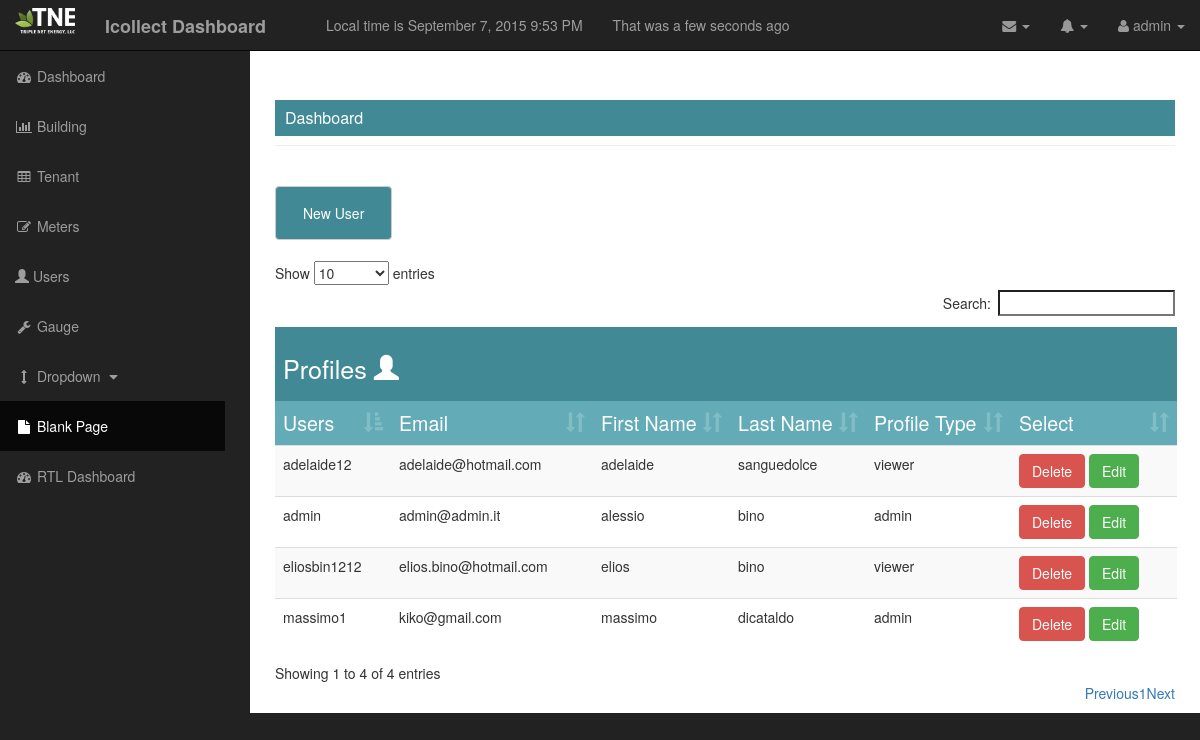
/dashboard/users (signed in), run on an earlier commit of the app's database.
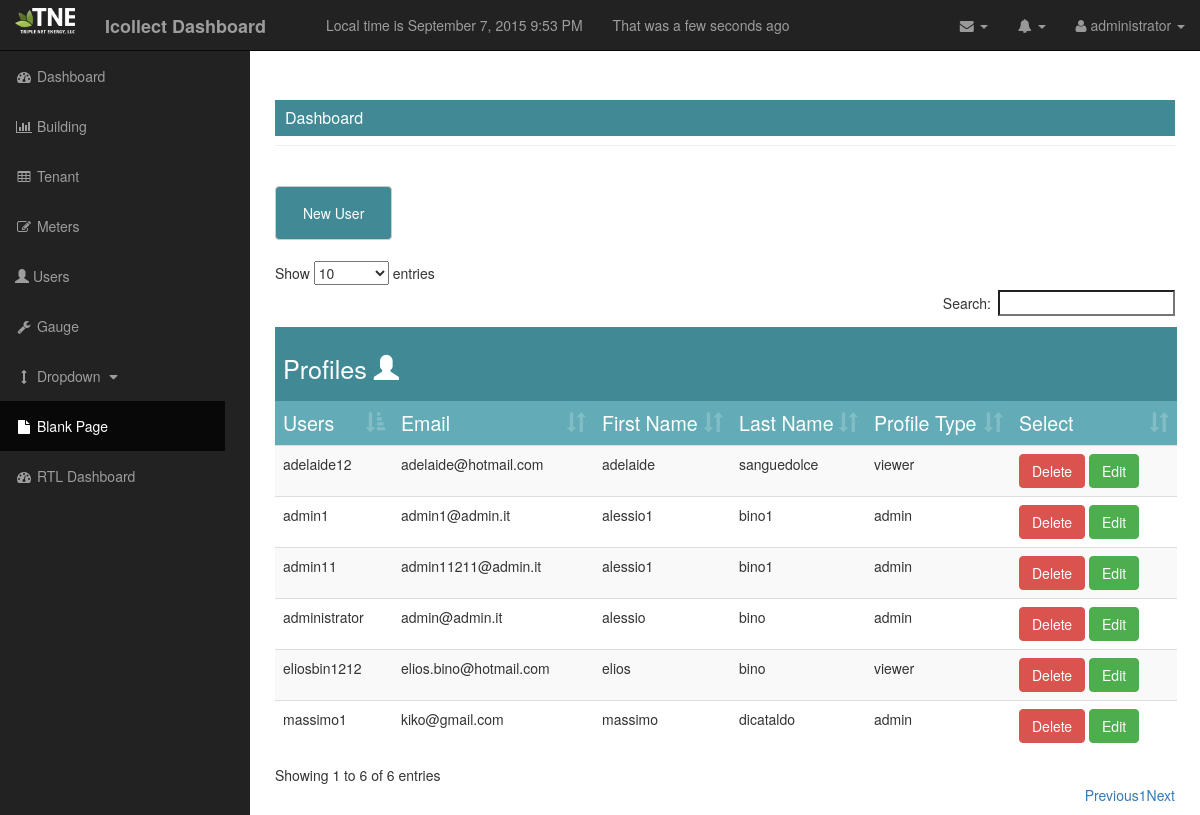
And on a later commit of the database.
### project/model_.py (models this page shows, shortened)
class user_(db.Model):
    __tablename__ = "user"
    id_user = db.Column(db.Integer, primary_key=True)
    user = db.Column(db.String, unique=True, nullable=False)
    password = db.Column(db.String, unique=True ,nullable=False)
    email = db.Column(db.String, unique=True, nullable=False)
    first_name = db.Column(db.String, nullable=False)
    last_name = db.Column(db.String, nullable=False)
    profile_type = db.Column(db.String)
    gauge_ch = db.relationship('gauge_', backref='poster')

### project/users/view.py (the view)
@users_for_blueprint.route('/dashboard/users')
@login_required
def user_page():
    users_site = db.session.query(user_).order_by(user_.id_user)
    return render_template('users.html', users=users_site, username=session['user'], current_time=datetime.utcnow())

### project/users/view.py (called while the page is built)
def login_required(test):
    @wraps(test)
    def wrap(*args, **kwargs):
        if 'logged_in' in session:
            return test(*args, **kwargs)
        else:
            flash('You need to login first.')
            return redirect(url_for('login_'))
    return wrap

### project/templates/users.html (shortened to what this page needs)
{% extends "base_.html" %}
{% block head %}
    {{ super() }}
{% endblock %}
{% block content %}
      <div id="page-wrapper">
           <div class="container-fluid">
                <div class="row">
                    <div class="page-tabs">
                        <div class="col-lg-12">
                            <ul class="nav nav-pills nav-user">
                                  <li type="button" class="btn btn-default" role="presentation"><a class="tab-extra" href="{{url_for('user.new_users')}}" aria-controls="new-user" role="tab">New User</a></li>
                            </ul>
                        </div>
                    </div>
                     <div class="col-lg-12">
                     </div>
                    <div class="col-lg-12">
                          <div class="tables">
                            <table id="tables-users" class="table table-striped table-hover">
                                <caption class="tables-users">
                                <h2>Profiles <i class="glyphicon glyphicon-user"></i>
                                </h2>
                                </caption>
                                <thead class="table-header">
                                    <tr>
                                        <td>Users</td>
                                        <td>Email</td>
                                        <td>First Name</td>
                                        <td>Last Name</td>
                                        <td>Profile Type</td>
                                        <td>Select</td>
                                    </tr>
                                </thead>
                                <tbody>
                                    {% for user in users %}
                                <tr>
                                        <td>{{user.user}}</td>
                                        <td>{{user.email}}</td>
                                        <td>{{user.first_name}}</td>
                                        <td>{{user.last_name}}</td>
                                        <td>{{user.profile_type}}</td>
                                        <div class="btn-group-lg">
                                        <td width="150px"><a type="button" class="btn btn-danger btn-user-dng" href="{{ url_for('user.delete_users', usersdel=user.user)}}">Delete</a>
                                        <a type="button" class="btn btn-success btn-user-edit" href="{{ url_for('user.edit_users', useredit=user.user) }}">Edit</a></td>
                                        </div>
                                </tr>
                                    {% endfor %}
                                </tbody>
                            </table>
                        </div>
                    </div>
                    </div>
                </div>
           </div>
      </div>
{% endblock %}

### project/templates/base_.html (shortened to what this page needs)
<!DOCTYPE html>
<html lang="en">
{% block head %}
<head>
     <link href="{{url_for('static', filename='css/bootstrap.min.css')}}" rel="stylesheet">
     <link href="{{url_for('static', filename='css/sb-admin.css')}}" rel="stylesheet">
     <link href="{{ url_for('static', filename='css/simple-sidebar.css')}}" rel="stylesheet">
     <link href="{{url_for('static', filename='font-awesome/css/font-awesome.min.css')}}" rel="stylesheet">
    <link href="{{ url_for('static', filename='css/dataTables.bootstrap.css')}}" rel="stylesheet">
</head>
{% endblock %}
<body>
    <div id="wrapper">
        <nav class="navbar navbar-inverse navbar-fixed-top" role="navigation">
            <div class="navbar-header">
                <a class="navbar-brand" href="/">
                    <img style="max-width: 60px; margin-top: -7px" src = "{{url_for ('static' , filename='images/TNE_150.png')}}">
                </a>
                <a class ="navbar-brand" href="/dashboard"><strong>Icollect Dashboard</strong></a>
                <div class="navbar-brand">
                </div>
                <div class="navbar-text"> Local time is {{ moment(current_time).format('LLL') }}</div>
                <div class="navbar-text"> That was {{ moment(current_time).fromNow(refresh=True)}}</div>
            </div>
            <ul class="nav navbar-right top-nav">
                <li class="dropdown">
                    <a href="#" class="dropdown-toggle" data-toggle="dropdown"><i class="fa fa-envelope"></i> <b class="caret"></b></a>
                </li>
                <li class="dropdown">
                    <a href="#" class="dropdown-toggle" data-toggle="dropdown"><i class="fa fa-bell"></i> <b class="caret"></b></a>
                </li>
                <li class="dropdown">
                    <a href="#" class="dropdown-toggle" data-toggle="dropdown"><i class="fa fa-user"></i>  {{ username }} <b class="caret"></b></a>
                </li>
            </ul>
            <div class="collapse navbar-collapse navbar-ex1-collapse">
                <ul class="nav navbar-nav side-nav">
                    <li>
                        <a href="/dashboard"><i class="fa fa-fw fa-dashboard"></i> Dashboard</a>
                    </li>
                    <li>
                        <a href="/dashboard/building"><i class="fa fa-fw fa-bar-chart-o"></i> Building </a>
                    </li>
                    <li>
                        <a href="/dashboard/tenant"><i class="fa fa-fw fa-table"></i> Tenant </a>
                    </li>
                    <li>
                        <a href="/dashboard/meters"><i class="fa fa-fw fa-edit"></i> Meters </a>
                    </li>
                    <li>
                        <a href="/dashboard/users"><i class="glyphicon glyphicon-user"></i> Users </a>
                    </li>
                    <li>
                        <a href="/dashboard/prova"><i class="fa fa-fw fa-wrench"></i> Gauge</a>
                    </li>
                    <li>
                        <a href="javascript:;" data-toggle="collapse" data-target="#demo"><i class="fa fa-fw fa-arrows-v"></i> Dropdown <i class="fa fa-fw fa-caret-down"></i></a>
                    </li>
                    <li class="active">
                        <a href="blank-page.html"><i class="fa fa-fw fa-file"></i> Blank Page</a>
                    </li>
                    <li>
                        <a href="../../Template_Error/index-rtl.html"><i class="fa fa-fw fa-dashboard"></i> RTL Dashboard</a>
                    </li>
                </ul>
            </div>
        </nav>
        <div id="page-wrapper">
           <div class="container-fluid">
                <div class="row">
                    <div class="col-lg-12">
                        <h1 class="page-header">
                            <div class="box-header show-header widget-head">
                                Dashboard
                            </div>
                        </h1>
                    </div>
                </div>
           </div>
    </div>
        {% block content %}
        {% endblock %}
</body>
</html>

### project/static/css/sb-admin.css (style rules this page uses)
body { margin-top: 100px; background-color: #222; }
@media (min-width:768px) { body { margin-top: 50px; } }
#wrapper { padding-left: 0; }
#page-wrapper { width: 100%; padding: 0; background-color: #fff; }
@media (min-width:768px) { #wrapper { padding-left: 225px; } }
@media (min-width:768px) { #page-wrapper { padding: 10px; } }
.top-nav { padding: 0 15px; }
.top-nav>li { display: inline-block; float: left; }
.top-nav>li>a { padding-top: 15px; padding-bottom: 15px; line-height: 20px; color: #999; }
@media (min-width:768px) { .side-nav { position: fixed; top: 51px; left: 225px; width: 225px; margin-left: -225px; border: none; border-radius: 0; overflow-y: auto; background-color: #222; bottom: 0; overflow-x: hidden; padding-bottom: 40px; } }
@media (min-width:768px) { .side-nav>li>a { width: 225px; } }
.tables { border-radius: 7px; }
.box-header { font-size: 16px; padding: 10px; background: #418A95; color: #ffffff; line-height: 16px; }

### project/static/css/simple-sidebar.css (style rules this page uses)
#wrapper { padding-left: 0; -webkit-transition: all 0.5s ease; -moz-transition: all 0.5s ease; -o-transition: all 0.5s ease; transition: all 0.5s ease; }
@media (min-width:768px) { #wrapper { padding-left: 250px; } }

What changed in the data, as far as the page shows it:
changed user_ "admin@admin.it": user (not shown) → "administrator"; user "admin" → "administrator"
added user_: user "admin1", email "admin1@admin.it", first_name "alessio1", last_name "bino1", profile_type "admin"
added user_: user "admin11", email "admin11211@admin.it", first_name "alessio1", last_name "bino1", profile_type "admin"
Also different on the page:
text written by a page script: "Show entries Search: Showing 1 to 4 of 4 entries Previous 1 Next" → "Show entries Search: Showing 1 to 6 of 6 entries Previous 1 Next"
{{ username }}: "admin" → (not shown)
